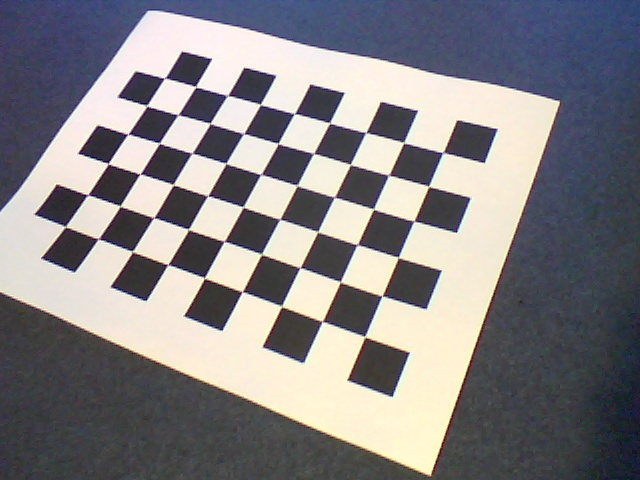
//> input picture 05_OpenCV_Camera_Calibration/test_images/Image_01.jpg, 640 x 480 px
$ ./HCI571X_CameraCalibrationExample   (built with g++ and OpenCV 4)
//> lines starting //> are read from the running program, lines starting //| are printed output that depends on the picture
// HCI571X_CameraCalibrationExample.cpp : Defines the entry point for the console application.
//


#include <string>
#include <strstream>
#include <fstream>

#include <opencv2/opencv.hpp>

using namespace cv;

int main(int argc, char* argv[])
{
	// The input image
	Mat image;


    // These are the associated 3D chessboard <-> image coordinates.
    // These are vectors in vectors; every cell of the first vector keeps a second vector.
    // The elements of each vectors are corresponding image point - world point pairs.
    // The "Find corresponding points" section fills this vectors.
    // the points in world coordinates
    std::vector<std::vector<cv::Point3f> > objectPoints;
    // the point positions in pixels
    std::vector<std::vector<cv::Point2f> > imagePoints;

    // stores whether corners have been found.
    std::vector<bool> found_corners;


	// Create a window
	namedWindow("output", 1);
	namedWindow("input", 1);

    /////////////////////////////////////////////////////////////////////////
    /////////////////////////////////////////////////////////////////////////
    // Create a vector and add all the images file names for calibration
    std::vector<std::string>    sample_images;
    sample_images.push_back("../test_images/Image_01.jpg");
    sample_images.push_back("../test_images/Image_02.jpg");
    sample_images.push_back("../test_images/Image_03.jpg");
    sample_images.push_back("../test_images/Image_04.jpg");
    sample_images.push_back("../test_images/Image_05.jpg");
    sample_images.push_back("../test_images/Image_06.jpg");
    sample_images.push_back("../test_images/Image_07.jpg");
    sample_images.push_back("../test_images/Image_08.jpg");


    /////////////////////////////////////////////////////////////////////////
    /////////////////////////////////////////////////////////////////////////
    // Create the chessboard model

    // the points on the chessboard in image and 3D world coordinates.
    std::vector<cv::Point2f> imageCorners;
    std::vector<cv::Point3f> objectCorners;

    // Size of the chessboard
    // Count only the corners
    cv::Size boardSize(9,6);

    // 3D Scene Points:
    // Initialize the chessboard corners
    // in the chessboard reference frame
    // The corners are at 3D location (X,Y,Z)= (i,j,0)
    for (int i=0; i<boardSize.height; i++)
    {
        for (int j=0; j<boardSize.width; j++)
        {
            objectCorners.push_back(cv::Point3f(i, j, 0.0f));
        }
    }


    /////////////////////////////////////////////////////////////////////////
    /////////////////////////////////////////////////////////////////////////
    // Find corresponding points.

    // Keeps the number of successful processed images.
    int successes = 0;

    // this function size returns the number of elements (file names in our case)
    // and stores them in the variable num_images
    int num_images = sample_images.size();

    // This is the main loop. It runs through all images and applies the
    // looks for corresponding points.
    for (int i=0; i<num_images; i++)
    {

        // Open the image
        // The O (last parameter) says that the images are load as grayscale images
        image = cv::imread(sample_images[i],0);
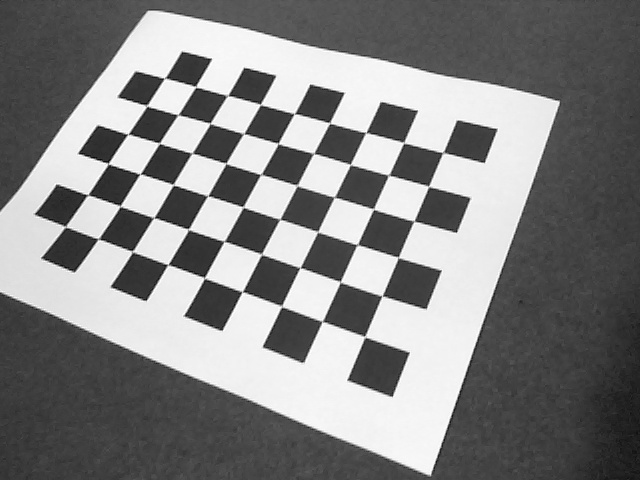
//> image: 480 rows x 640 cols, CV_8UC1; min 4, max 255, mean 131

        // Get the chessboard corners
        bool found = cv::findChessboardCorners(image, boardSize, imageCorners);
//> imageCorners = 54 Points (x, y), first 12: [364.8, 336.8], [322.1, 321.5], [281.9, 306.6], [242.1, 291.8], [204.5, 278.1], [167.7, 264.6], [131.7, 250.9], [97.93, 238.7], [65.68, 226.9], [382, 295.9], [340.3, 281.6], [300.1, 267.6]; found = true

        // A helper to store whether corners have been found.
        // This is unimportant for the calibration, but it is a helper for the chessboard renderer; the colored lines
        found_corners.push_back(found);
//> found_corners = [1]

        // Get subpixel accuracy on the corners
        cv::cornerSubPix(image, imageCorners,
                             cv::Size(5,5),
                             cv::Size(-1,-1),
                             cv::TermCriteria(cv::TermCriteria::MAX_ITER +
                                              cv::TermCriteria::EPS,
                                              30,      // max number of iterations
                                              0.1));  // min accuracy
//> imageCorners = 54 Points (x, y), first 12: [364.8, 336.7], [322.3, 321.4], [281.6, 306.3], [242.3, 291.6], [204.5, 277.9], [167.8, 264.6], [132.4, 251.5], [98.34, 238.8], [65.39, 226.6], [382, 295.9], [340.3, 281.8], [300, 267.6]

        //If we have a good board, add it to our data
        if (imageCorners.size() == boardSize.area())
        {

            // Add image and scene points from one view
            // 2D image points from one view
            imagePoints.push_back(imageCorners);
//> imagePoints = 1 point lists

            // corresponding 3D scene points
            objectPoints.push_back(objectCorners);

            // add +1 to remember this success.
            successes++;
        }

    }
//> pass 2 of the loop `for (int i=0; i<num_images; i++)`:
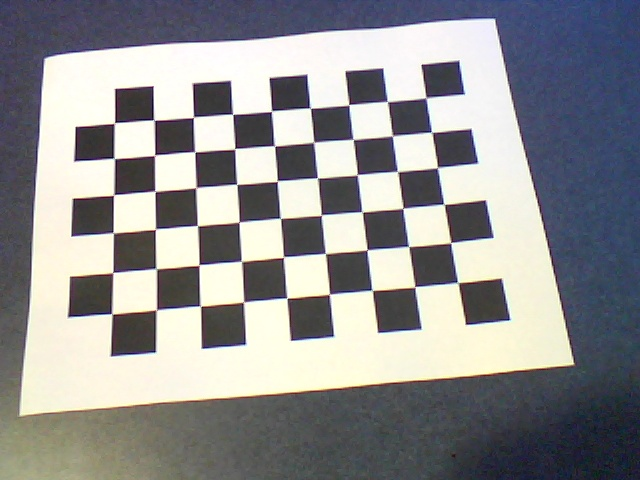
//> input picture 05_OpenCV_Camera_Calibration/test_images/Image_02.jpg, 640 x 480 px
//> `image = cv::imread(sample_images[i],0);`:
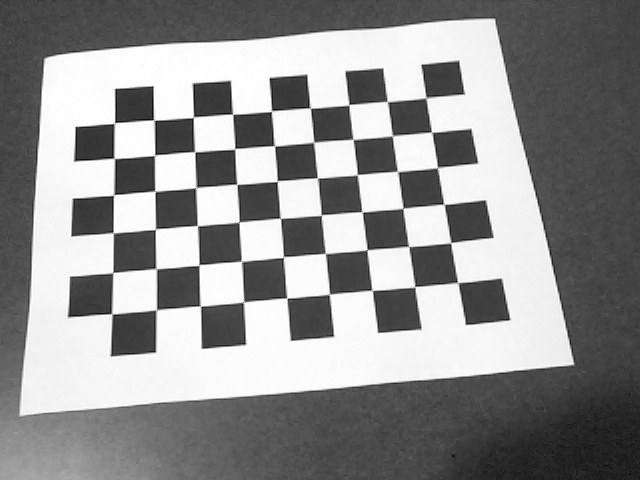
//> image: 480 rows x 640 cols, CV_8UC1; min 4, max 255, mean 145
//> `bool found = cv::findChessboardCorners(image, boardSize, imageCorners);`: imageCorners = 54 Points (x, y), first 12: [457.4, 282.3], [414.7, 286.8], [372.1, 290.2], [329.2, 294.1], [286.9, 298.1], [243.3, 302], [200.5, 306.2], [156.3, 310.1], [111.8, 313.6], [450.6, 242.8], [408.6, 246.5], [367.3, 249.7]
//> found_corners = [1, 1]
//> `cv::cornerSubPix(image, imageCorners, cv::Size(5,5), cv::Size(-1,-1), ..`: imageCorners = 54 Points (x, y), first 12: [457.7, 282.6], [414.8, 286.8], [372.1, 290.3], [329.4, 294.2], [286.9, 298.1], [243.5, 302], [200.3, 306], [156.3, 309.8], [111.8, 313.8], [450.8, 242.6], [408.6, 246.5], [367.1, 249.8]
//> imagePoints = 2 point lists
//> pass 3 of the loop `for (int i=0; i<num_images; i++)`:
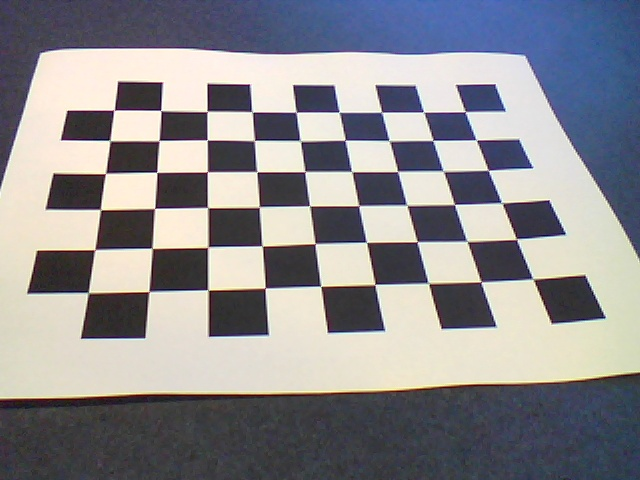
//> input picture 05_OpenCV_Camera_Calibration/test_images/Image_03.jpg, 640 x 480 px
//> `image = cv::imread(sample_images[i],0);`:
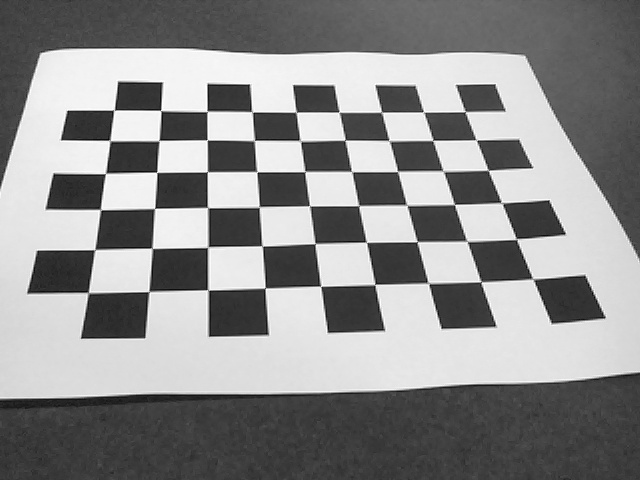
//> image: 480 rows x 640 cols, CV_8UC1; min 0, max 255, mean 140.6
//> `bool found = cv::findChessboardCorners(image, boardSize, imageCorners);`: imageCorners = 54 Points (x, y), first 12: [532.5, 278.6], [481.3, 281.8], [429, 283.5], [374.8, 284.5], [320.6, 286.4], [265.2, 287.9], [208, 289.9], [149, 291.6], [88.3, 292.5], [516.6, 238.9], [467.4, 241.4], [417.4, 241.5]
//> found_corners = [1, 1, 1]
//> `cv::cornerSubPix(image, imageCorners, cv::Size(5,5), cv::Size(-1,-1), ..`: imageCorners = 54 Points (x, y), first 12: [532.8, 278.9], [480.9, 281.8], [428.3, 283.2], [374.9, 284.4], [320.6, 286.2], [265.1, 287.9], [207.9, 289.9], [148.9, 291.6], [88.25, 292.6], [516.4, 239.1], [467, 241.3], [417.2, 241.7]
//> imagePoints = 3 point lists
//> (the run ends here: the program stops with an error, at `bool found = cv::findChessboardCorners(image, boardSize, imageCorners);`)
